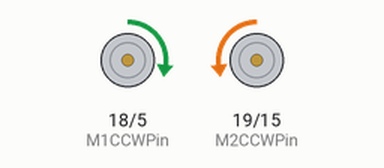
Simulated run of this sketch. Board: ESP32. Shown: motor-driver pin pairs drawn as motors (green arrow = first pin HIGH = forward, orange = second pin HIGH = backward, longer = more drive, scaled by the enable pin).

Above: at 1.0 s.
At 3.0 s:
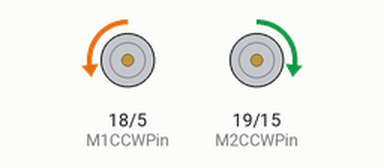
Timing chart, 0 to 5.2 s (numbered marks = the images above):
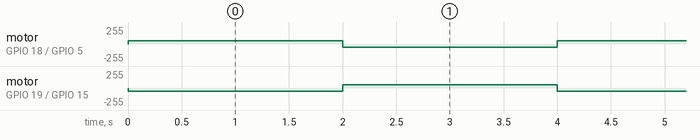

The sketch:

MotorDCBase.ino
```cpp
/// Motor 1
const byte M1CWPin = 5;  // INA: Clockwise input
const byte M1CCWPin = 18;  // INB: Counter-clockwise input
const byte M1PWMPin = 2;  // PWM input
const byte M1CurrentSensePin = 14;  // CS: Current sense ANALOG input
const byte M1EnablePin = 13;  // EN: Status of switches output (Analog pin)

// Motor 2
const byte M2CWPin = 15;  // INA: Clockwise input
const byte M2CCWPin = 19; // INB: Counter-clockwise input
const byte M2PWMPin = 4; // PWM input
const byte M2CurrentSensePin = 27; // CS: Current sense ANALOG input
const byte M2EnablePin = 12; // EN: Status of switches output (Analog pin)

void setup() {
  pinMode(M1CWPin, OUTPUT);
  pinMode(M1CCWPin, OUTPUT);
  pinMode(M2CWPin, OUTPUT);
  pinMode(M2CCWPin, OUTPUT);
  pinMode(M1CurrentSensePin, INPUT);
  pinMode(M2CurrentSensePin, INPUT);

  digitalWrite(M1CWPin, LOW);
  digitalWrite(M1CCWPin, LOW);
  digitalWrite(M2CWPin, LOW);
  digitalWrite(M2CCWPin, LOW);

  Serial.begin(115200);
}

void loop() {
  /////////////////////////////
  // Motor 1 ClockWise
  digitalWrite(M1CWPin,  LOW);
  digitalWrite(M1CCWPin, HIGH);

  // Motor 2 ClockWise
  digitalWrite(M2CWPin, HIGH);
  digitalWrite(M2CCWPin, LOW);

  // Both motors full speed
  analogWrite(M1PWMPin, 50);
  analogWrite(M2PWMPin, 50);

  // Move for two seconds
  delay (2000);

  ////////////////////////////////
  // Motor 1 CounterClockWise
  digitalWrite(M1CWPin, HIGH);
  digitalWrite(M1CCWPin, LOW);

  // Motor 2 CounterClockWise
  digitalWrite(M2CWPin, LOW);
  digitalWrite(M2CCWPin, HIGH);

  // Both motors full speed
  analogWrite(M1PWMPin, 50);
  analogWrite(M2PWMPin, 50);

  // Move for two seconds
  delay (2000);
}
```

Measured:
- by itself, motor on GPIO 18 (M1CCWPin) / GPIO 5 (M1CWPin), motor on GPIO 19 (M2CCWPin) / GPIO 15 (M2CWPin): alternates forward 50/255 for 2.0 s and backward 50/255 for 2.0 s
